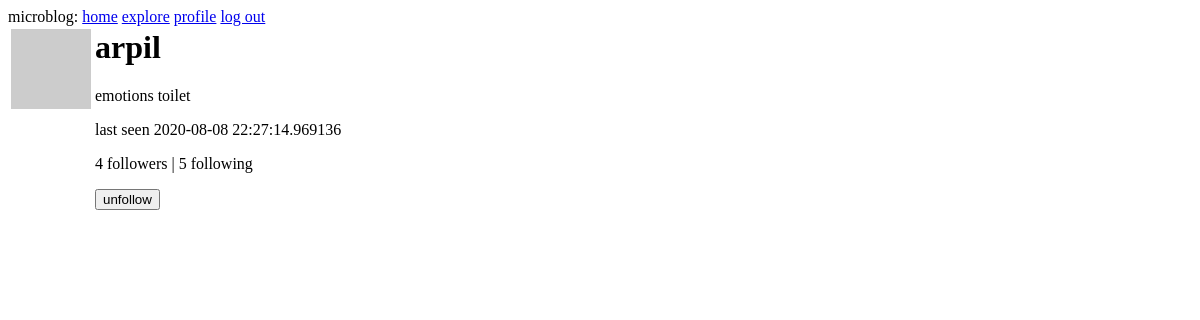
/user/arpil (signed in), run on an earlier commit of the app's database.
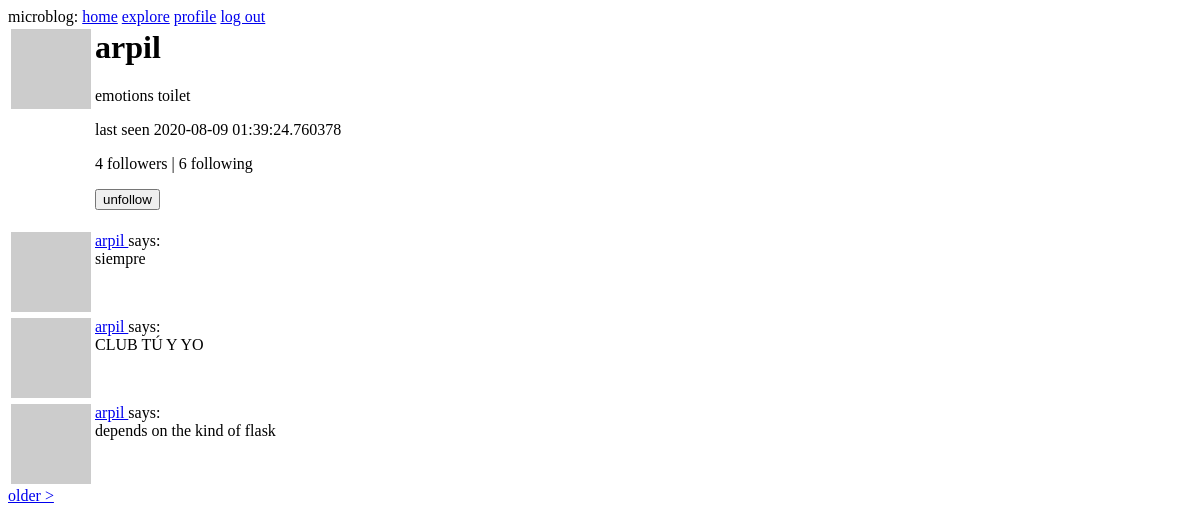
And on a later commit of the database.
### app/models.py (models this page shows, shortened)
class User(UserMixin, db.Model):
    id = db.Column(db.Integer, primary_key=True)
    username = db.Column(db.String(64), index=True, unique=True)
    email = db.Column(db.String(120), index=True, unique=True)
    pw_hash = db.Column(db.String(128))
    about_me = db.Column(db.String(140))
    following = db.relationship(
        'User',
        secondary=follows,
        primaryjoin=(follows.c.follower_id == id),
        secondaryjoin=(follows.c.followed_id == id),
        backref=db.backref('followers', lazy='dynamic'),
        lazy='dynamic'
    )
    last_seen = db.Column(db.DateTime, default=datetime.utcnow)
    posts = db.relationship('Post', backref='author', lazy='dynamic')
    def avatar(self, size):
        digest = md5(self.email.lower().encode('utf-8')).hexdigest()
        return 'https://www.gravatar.com/avatar/{}?d=identicon&s={}'.format(digest, size)
    def is_following(self, user):
        return self.following.filter(
            follows.c.followed_id == user.id
        ).count() > 0

class Post(db.Model):
    id = db.Column(db.Integer, primary_key=True)
    body = db.Column(db.String(140))
    timestamp = db.Column(db.DateTime, index=True, default=datetime.utcnow)
    user_id = db.Column(db.Integer, db.ForeignKey('user.id'))

### app/routes.py (the view)
@app.route('/user/<username>')
@login_required
def user(username):
    _user = User.query.filter_by(username=username).first_or_404()
    page = request.args.get('page', 1, type=int)
    posts = _user.posts.order_by(
        Post.timestamp.desc()
    ).paginate(
        page, app.config['POSTS_PER_PAGE'], False
    )
    next_url = url_for('user', username=_user.username, page=posts.next_num) \
        if posts.has_next else None
    prev_url = url_for('user', username=_user.username, page=posts.prev_num) \
        if posts.has_prev else None
    form = EmptyForm()
    return render_template(
        'user.html',
        user=_user,
        posts=posts.items,
        next_url=next_url,
        prev_url=prev_url,
        form=form
    )

### app/forms.py
class EmptyForm(FlaskForm):
    submit = SubmitField('save')

### app/models.py (called while the page is built)
@login.user_loader
def load_user(user_id):
    return User.query.get(int(user_id))

### app/routes.py (called while the page is built)
@app.before_request
def before_request():
    if current_user.is_authenticated:
        current_user.last_seen = datetime.utcnow()
        db.session.commit()

### app/templates/user.html (shortened to what this page needs)
{% extends "base.html" %}
{% block content %}
  <table>
    <tr valign="top">
      <td><img src="{{ user.avatar(128) }}"></td>
      <td>
        <h1>{{ user.username }}</h1>
        {% if user.about_me %}
          <p>{{ user.about_me }}</p>
        {% endif %}
        {% if user.last_seen %}
          <p>last seen {{ user.last_seen }}</p>
        {% endif %}
        <p>
          {{ user.followers.count() }} followers |
          {{ user.following.count() }} following
        </p>
        {% if user == current_user %}
          <p><a href="{{ url_for('edit_profile') }}">edit profile</a></p>
        {% else %}
        <p>
            <form action="{{ url_for('unfollow', username=user.username) }}" method="post">
              {{ form.submit(value='unfollow') }}
            </form>
          </p>
        {% endif %}
      </td>
    </tr>
  </table>
  {% for post in posts %}
    {% include '_post.html' %}
  {% endfor %}
  {% if next_url %}
    <a href="{{ next_url }}">older ></a>
  {% endif %}
{% endblock %}

### app/templates/_post.html
<table>
  <tr valign="top">
    <td><img src="{{ post.author.avatar(36) }}"></td>
    <td>
      <a href="{{ url_for('user', username=post.author.username) }}">
        {{ post.author.username }}
      </a>
      says:<br>{{ post.body }}
    </td>
  </tr>
</table>

What changed in the data, as far as the page shows it:
changed User "arpil": last_seen "2020-08-08 22:27:14.969136" → "2020-08-09 01:39:24.760378"
added Post: author.username "arpil", body "siempre"
added Post: author.username "arpil", body "CLUB TÚ Y YO"
added Post: author.username "arpil", body "depends on the kind of flask"
Also different on the page:
{{ user.following.count() }}: "5" → "6"
text now shown: "older >"
